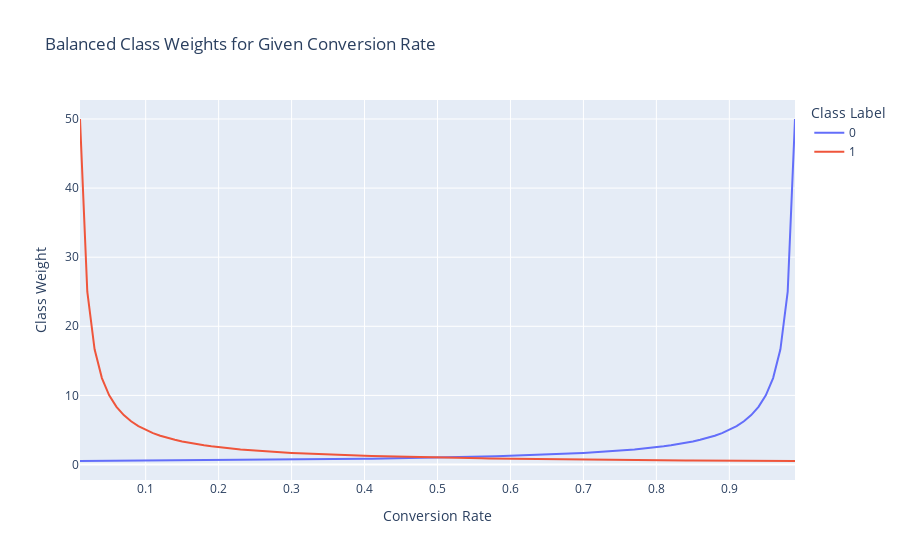

The notebook cell this image was saved under:
### Code cell
fig = px.line(
    df_plot,
    x='Conversion Rate', y='Class Weight', 
    color='Class Label',
    title='Balanced Class Weights for Given Conversion Rate',
    )
fig.show()
